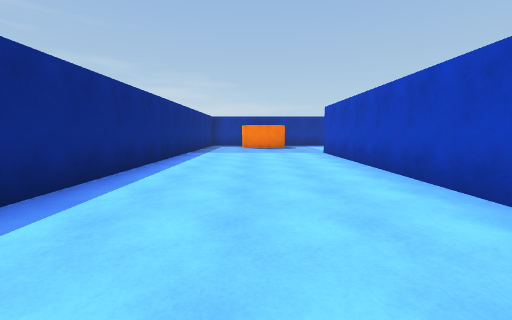
[1] (above)

20 first-person views from a walk through a Unity game level. The camera is 1.3 m above the floor, tilts 6° down and sees 90° across. The floor is counted in squares, 2 m on a side. Each view is taken from the middle of a square. On the plan, view 1 faces up. The plan holds only what a view shows up to about 9 squares ahead; the rest is blank. The place goes on beyond the plan. Surface patterns are stand-ins for the level's own textures.

[2]
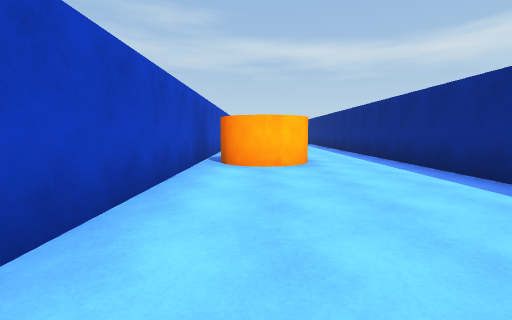

[3]
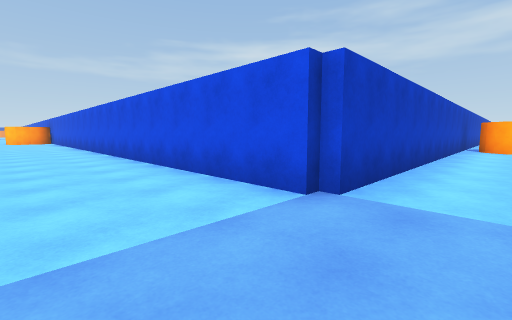

[4]
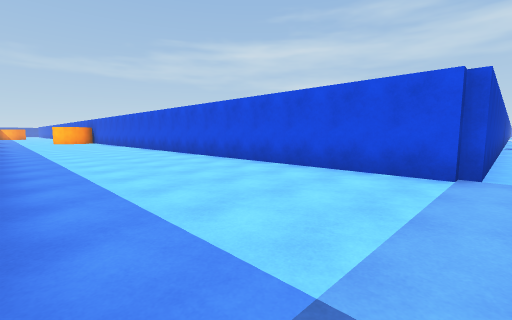

[5]
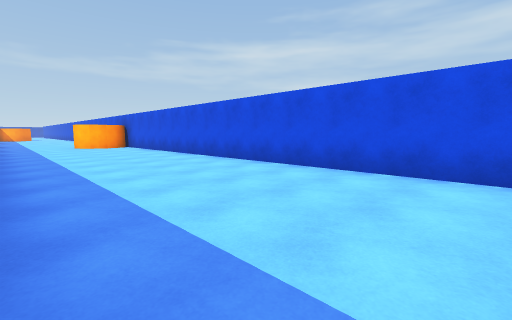

[6]
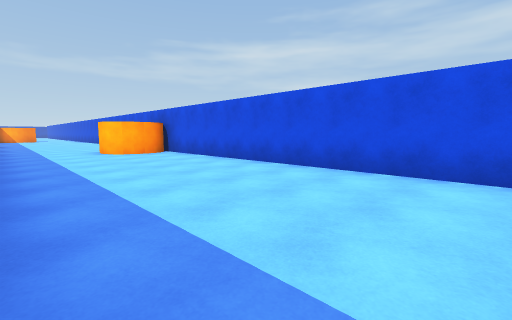

[7]
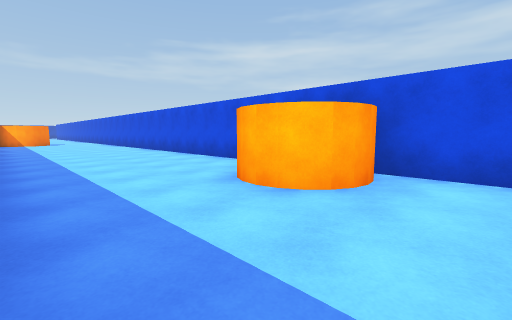

[8]
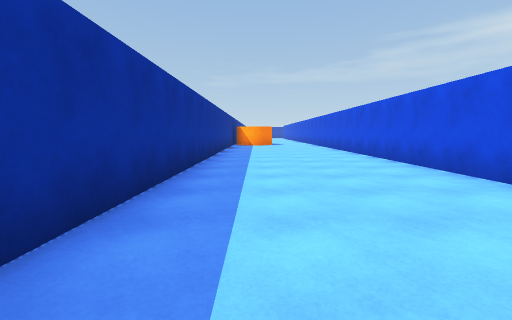

[9]
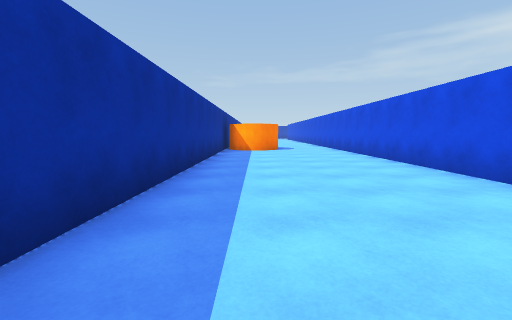

[10]
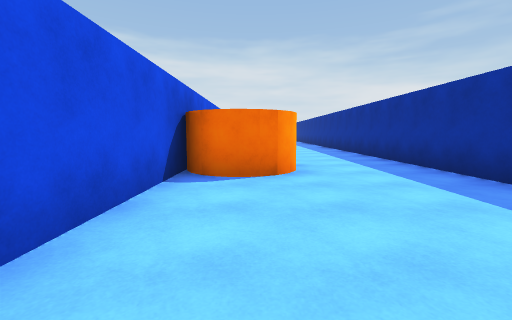

[11]
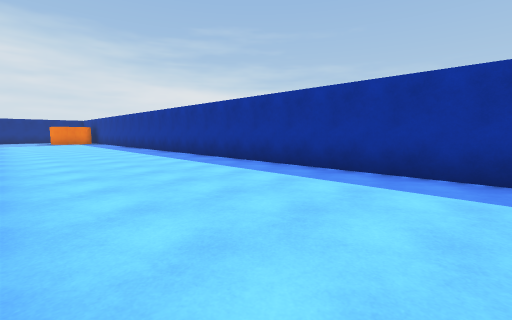

[12]
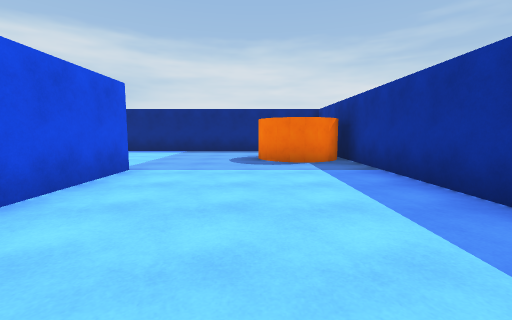

[13]
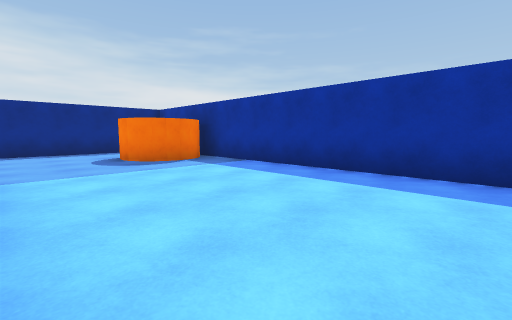

[14]
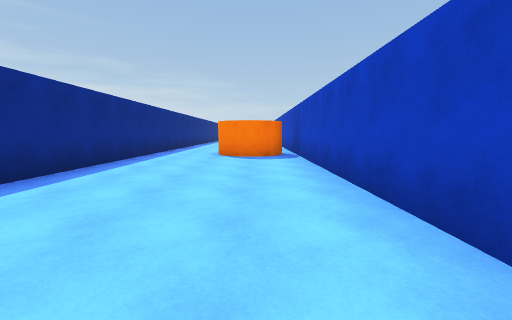

[15]
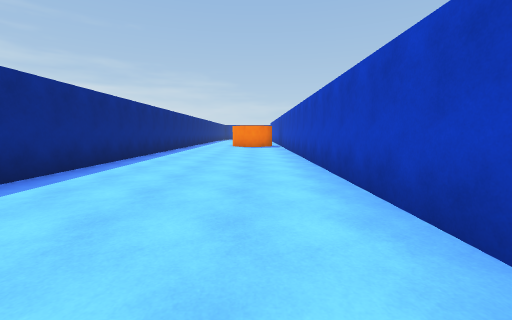

[16]
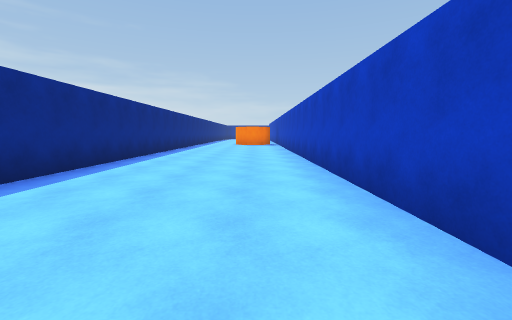

[17]
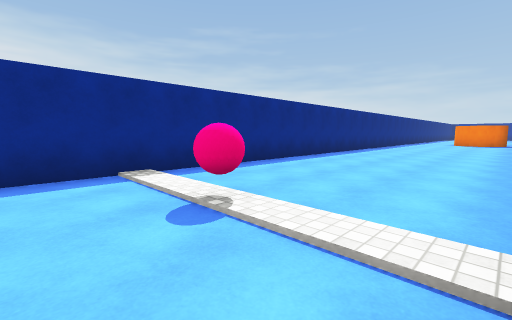

[18]
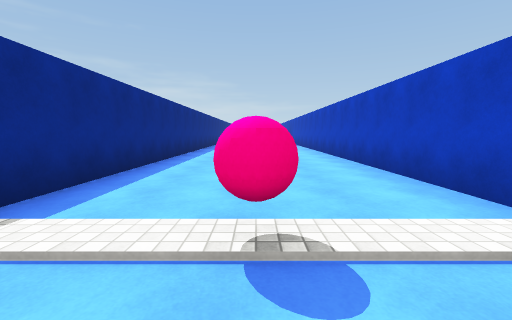

[19]
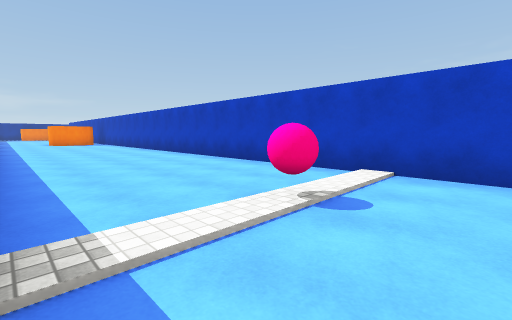

[20]
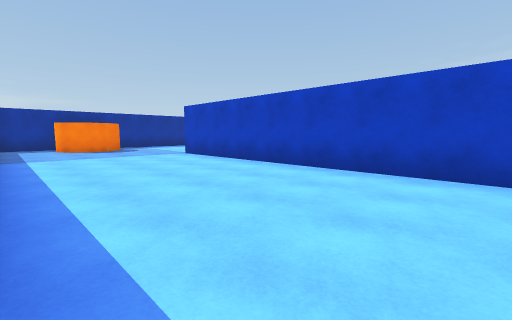

### Floor plan
Points are (right, up) in squares from view 1. A wall is a line through its corners. A room is listed if a view was taken in it or the views show most of it. See-through windows are left out.
Room 1 (views 1, 14, 15, 16, 17, 18, 19)
walls: (0.8, -1.9) (0.5, -1.9); (1.2, -1.9) (0.7, -2) (0.2, -1.7); (0.4, 0) (0.8, 0.1); (2.3, -18.1) (2.3, 0.5); (-2.2, 0.4) (-2.2, -18.1)
ways out: opening at (-1, 0.3) to room 2; opening at (2, -0.5) to room 2
objects: other object (0, -17)
Room 2 (views 2, 3, 4, 5, 6, 7, 8, 9, 10, 11, 12, 13, 20)
walls: (20.4, 10.3) (20.7, 10.6) (21.1, 10.8) (21.6, 10.7) (22, 10.5) (22.2, 10.1) (22.3, 9.7); (20.5, 9.1) (20.3, 9.4) (20.2, 9.8); (21.5, 8.7) (35, 8.7); (7.1, 13.3) (-2, 13.3); (1.2, 11.5) (0.9, 11.2); (0.9, 13) (1.2, 12.6); (0.4, 11) (-0.1, 11.1); (2.3, 0.5) (2.3, 8.7) (20.6, 8.7); (-2.2, 11.9) (-2.2, 0.4); (1, 0.1) (1.5, -0.2); (0.8, 0.1) (1.1, 0); (35, 13.3) (10.4, 13.3)
ways out: opening at (-1, 0.3) to room 1; opening at (2, -0.5) to room 1

Positions as (right, up) in squares from view 1, and headings:
1: (0, 0), facing up
2: (1, 5), facing down
3: (1, 11), facing down-right
4: (2, 13), facing down-right
5: (8, 13), facing down-right
6: (12, 13), facing down-right
7: (19, 13), facing down-right
8: (22, 12), facing right
9: (26, 12), facing right
10: (26, 10), facing left
11: (19, 9), facing up-left
12: (7, 11), facing left
13: (7, 9), facing up-left
14: (1, -9), facing up
15: (1, -14), facing up
16: (1, -16), facing up
17: (2, -18), facing up-left
18: (0, -18), facing up
19: (-2, -18), facing up-right
20: (-2, 1), facing up-right
